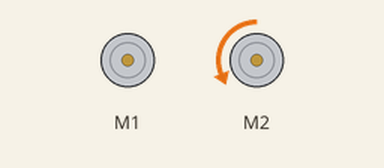
This sketch was run on a simulated Arduino Uno, built with avr-gcc and run on an emulated ATmega328P. Shown: 2 × DC motor (green arrow = forward, orange = backward, longer = faster). What the sketch prints to the serial monitor is not drawn.

Above: at 0.5 s.
Timing chart, 0 to 4.6 s (numbered marks = the images above):
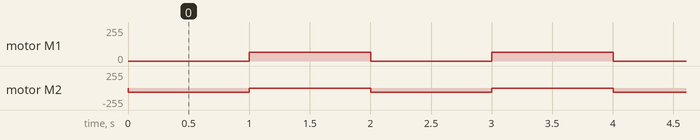

The sketch:

pregunta_3.ino
```cpp
#include <DualVNH5019MotorShield.h>

#include "DualVNH5019MotorShield.h"

DualVNH5019MotorShield md;

volatile int contadorsubida = 0;

void stopIfFault()
{
  if (md.getM1Fault())
  {
    Serial.println("M1 fault");
    while(1);
  }
  if (md.getM2Fault())
  {
    Serial.println("M2 fault");
    while(1);
  }
}

void setup()
{
  Serial.begin(115200);
  Serial.println("Dual VNH5019 Motor Shield");
  md.init();
  attachInterrupt(digitalPinToInterrupt(19), ContarSubida, RISING);
}

void loop()
{
  md.setM1Speed(0);
  md.setM2Speed(-400*3/11.7);
  delay(1000);

  Serial.print("Contador Pulso: ");
  Serial.println(contadorsubida);
  Serial.println();

  md.setM1Speed(400*3/11.7);
  md.setM2Speed(0);
  delay(1000);

  Serial.print("Contador Pulso: ");
  Serial.println(contadorsubida);
  Serial.println();


}

void ContarSubida(){
  contadorsubida = contadorsubida + 1;

}
```

Measured:
- by itself, motor M1: alternates forward 65/255 for 1.0 s and stopped for 1.0 s
- by itself, motor M2: alternates backward 65/255 for 1.0 s and stopped for 1.0 s
